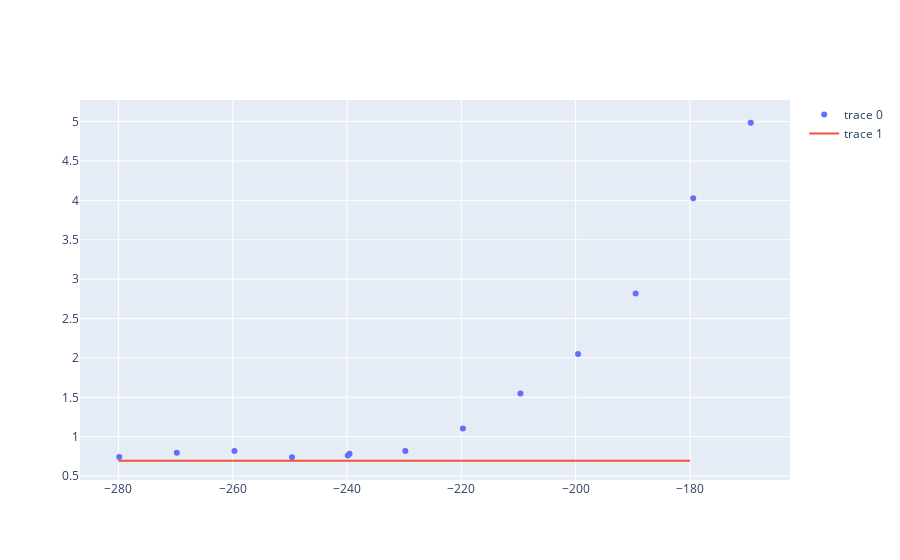

Source (notebook cell):
### Code cell
fig = go.Figure()
fig.add_trace(go.Scatter(mode='markers', x=escs, y=ents))
fig.add_trace(go.Scatter(mode='lines', x=[-280,-180], y=[np.log(2), np.log(2)]))
fig.show()

### Figure 1 — Plotly figure (JSON) as saved in the notebook; plotly's stock layout.template omitted (floating-point values rounded to 4 significant figures)
{"data": [{"mode": "markers", "type": "scatter", "x": [-279.9, -269.8, -259.7, -249.6, -239.6, -239.9, -229.8, -219.7, -209.7, -199.6, -189.5, -179.4, -169.4], "y": [0.7421, 0.7973, 0.8182, 0.7391, 0.7839, 0.7607, 0.8196, 1.105, 1.547, 2.049, 2.819, 4.027, 4.985]}, {"mode": "lines", "type": "scatter", "x": [-280, -180], "y": [0.6931, 0.6931]}], "layout": {"autosize": true, "xaxis": {"autorange": true, "range": [-286.7, -162.5], "type": "linear"}, "yaxis": {"autorange": true, "range": [0.4281, 5.296], "type": "linear"}}}
